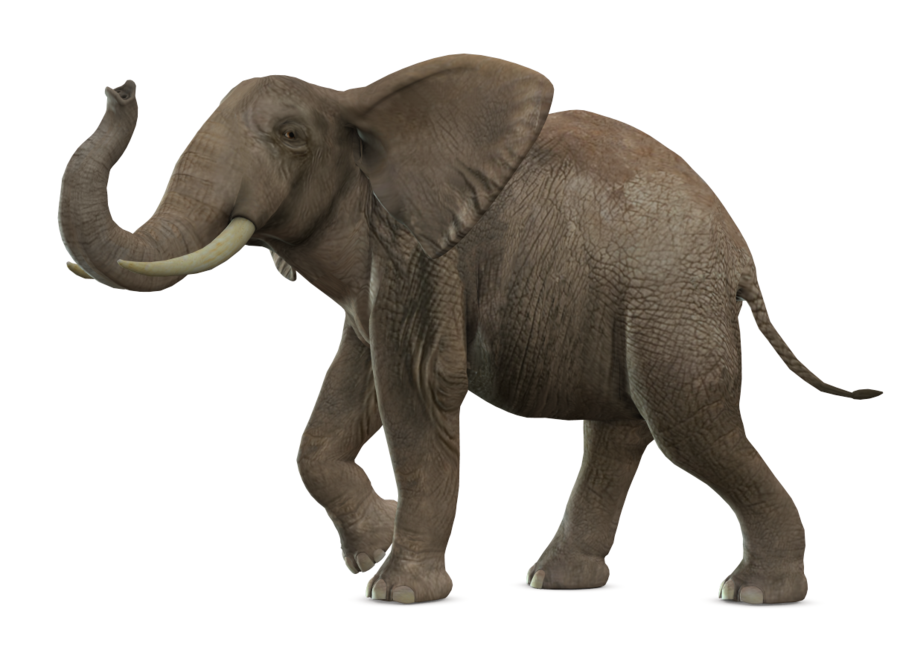
#> input picture img.png, 900 x 655 px
$ python -i 3dimg.py   (imports and definitions only)
#> lines starting #> are read from the running program, lines starting #| are printed output that depends on the picture
import matplotlib.pyplot as plt
import matplotlib.image as mpimg
from mpl_toolkits.mplot3d import Axes3D
import numpy as np
import scipy.ndimage

#Source: http://stackoverflow.com/questions/12201577/how-can-i-convert-an-rgb-image-into-grayscale-in-python
def rgb2gray(rgb):
    return np.dot(rgb[...,:3], [.33,.33,.33])

def importImage(path, plot = False):
#> called with path = 'img.png', plot = False
    im = mpimg.imread(path)
#> im is the input picture: shape (655, 900, 4) float32; mean R, G, B, A 0.134, 0.118, 0.0978, 0.369
    gray = rgb2gray(im)
#> in rgb2gray, `return np.dot(rgb[...,:3], [.33,.33,.33])`:
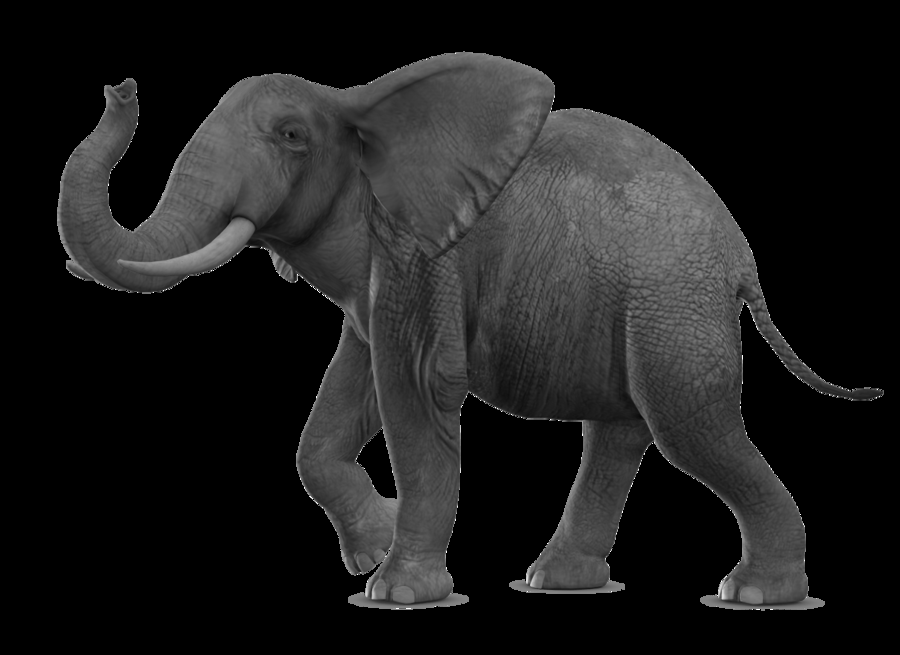
#> returned value: shape (655, 900) float64; min 0, max 0.99, mean 0.116

    ny, nx = len(im[:,0]), len(im[0,:])
#> ny = 655; nx = 900
    x = range(nx)
    y = range(ny)
    X, Y = np.meshgrid(x, y)

    out = scipy.ndimage.filters.gaussian_filter(gray,3)
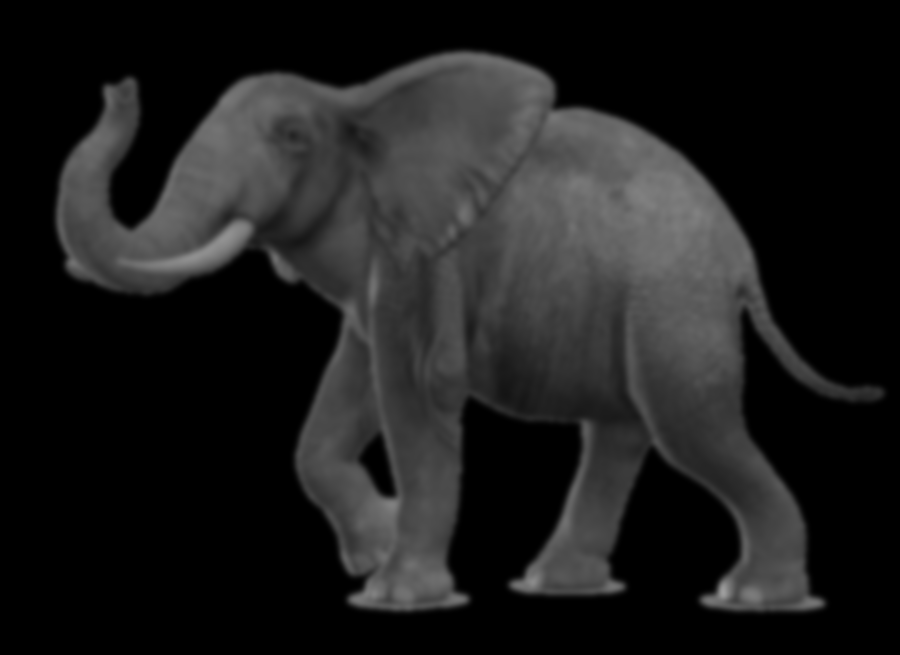
#> out: shape (655, 900) float64; min 0, max 0.622, mean 0.116
    out = np.gradient(out)
#> out = 2 items
#> (the run stopped early here; a loop or call above may not have finished)
